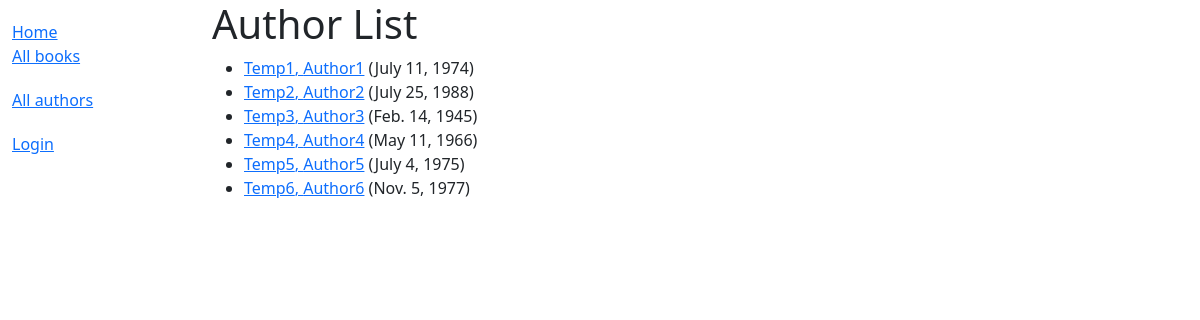
Screenshot of /catalog/authors/ with the database file from the repository.
### catalog/models.py (models this page shows, shortened)
class Author(models.Model):
    first_name = models.CharField(max_length=100)
    last_name = models.CharField(max_length=100)
    date_of_birth = models.DateField(null=True, blank=True)
    date_of_death = models.DateField('Died', null=True, blank=True)
    class Meta:
        ordering = ['last_name', 'first_name']
    def get_absolute_url(self):
        return reverse('author-detail', args=[str(self.id)])

### catalog/views.py (the view)
# urls.py: path('authors/', views.AuthorListView.as_view(), name='authors'),
class AuthorListView(generic.ListView):
    model= Author

### catalog/templates/catalog/author_list.html
{% extends "base_generic.html" %}
{% block content %}
  <h1>Author List</h1>
  {% if author_list %}
    <ul>
      {% for author in author_list %}
      <li>
        <a href="{{ author.get_absolute_url }}">{{ author.last_name }}, {{ author.first_name}}</a>
        ({{author.date_of_birth}})
      </li>
      {% endfor %}
    </ul>
  {% else %}
    <p>There are authors.</p>
  {% endif %}
{% endblock %}

### rows the page displays
Author: last_name "Temp1", first_name "Author1", date_of_birth "July 11, 1974"
Author: last_name "Temp2", first_name "Author2", date_of_birth "July 25, 1988"
Author: last_name "Temp3", first_name "Author3", date_of_birth "Feb. 14, 1945"
Author: last_name "Temp4", first_name "Author4", date_of_birth "May 11, 1966"
Author: last_name "Temp5", first_name "Author5", date_of_birth "July 4, 1975"
Author: last_name "Temp6", first_name "Author6", date_of_birth "Nov. 5, 1977"
